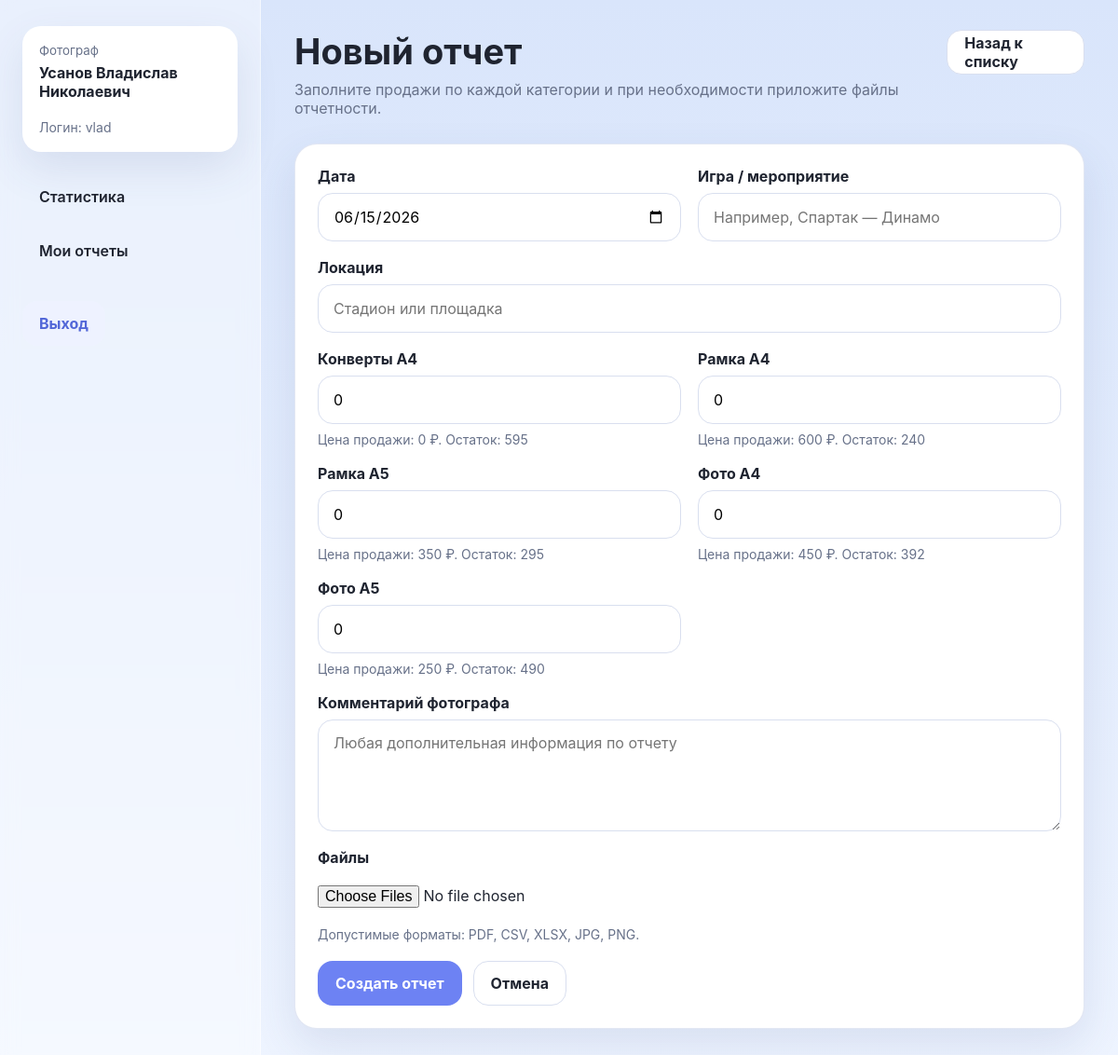
The app's page /reports/new (signed in) with its own data.
### tables this page shows
CREATE TABLE roles (
    id INTEGER PRIMARY KEY AUTOINCREMENT,
    code TEXT NOT NULL UNIQUE,
    name TEXT NOT NULL
);

CREATE TABLE users (
    id INTEGER PRIMARY KEY AUTOINCREMENT,
    login TEXT NOT NULL UNIQUE,
    password_hash TEXT NOT NULL,
    first_name TEXT NOT NULL,
    last_name TEXT NOT NULL,
    middle_name TEXT DEFAULT '',
    role_id INTEGER NOT NULL,
    is_active INTEGER NOT NULL DEFAULT 1,
    created_at TEXT NOT NULL,
    FOREIGN KEY (role_id) REFERENCES roles(id)
);

CREATE TABLE products (
    id INTEGER PRIMARY KEY AUTOINCREMENT,
    code TEXT NOT NULL UNIQUE,
    name TEXT NOT NULL,
    unit_price REAL NOT NULL DEFAULT 0,
    current_stock INTEGER NOT NULL DEFAULT 0,
    is_archived INTEGER NOT NULL DEFAULT 0
);

### routes/reports.py (the view, shortened to what this page needs)
    @app.route("/reports/new", methods=["GET", "POST"])
    @login_required
    @role_required(ROLE_PHOTOGRAPHER)
    def create_report():
        products = get_active_products()
        return render_template("reports/form.html", products=products, mode="create", values={})

### db.py (called while the page is built)
def get_db() -> sqlite3.Connection:
    if "db" not in g:
        g.db = sqlite3.connect(DATABASE)
        g.db.row_factory = sqlite3.Row
        g.db.execute("PRAGMA foreign_keys = ON")
    return g.db

def query_one(query: str, params=()):
    return get_db().execute(query, params).fetchone()

def query_all(query: str, params=()):
    return get_db().execute(query, params).fetchall()

### report_services.py (called while the page is built)
def get_active_products():
    return query_all("SELECT * FROM products WHERE is_archived = 0 ORDER BY name")

### template_helpers.py (called while the page is built)
def register_template_helpers(app):
    @app.context_processor
    def inject_globals():
        return {
            "nav_items": NAV_ITEMS,
            "display_name": display_name,
            "today_iso": date.today().isoformat(),
            "status_label": status_label,
        }
    @app.template_filter("currency")
    def currency_filter(value):
        value = value or 0
        return f"{float(value):,.0f} ₽".replace(",", " ")
    @app.template_filter("shortdate")
    def shortdate_filter(value):
        if not value:
            return "—"
        return datetime.strptime(value, "%Y-%m-%d").strftime("%d.%m.%Y")

### users.py (called while the page is built)
@login_manager.user_loader
def load_user(user_id: str):
    row = query_one(
        """
        SELECT u.*, r.code AS role_code, r.name AS role_name
        FROM users u
        JOIN roles r ON r.id = u.role_id
        WHERE u.id = ? AND u.is_active = 1
        """,
        (user_id,),
    )
    if row is None:
        return None
    return AppUser(row)

def role_required(*roles):
    def decorator(view):
        @wraps(view)
        def wrapped(*args, **kwargs):
            if not current_user.is_authenticated:
                return login_manager.unauthorized()
            if current_user.role_code not in roles:
                abort(403)
            return view(*args, **kwargs)
        return wrapped
    return decorator

def display_name(row) -> str:
    if isinstance(row, sqlite3.Row):
        last_name = row["last_name"]
        first_name = row["first_name"]
        middle_name = row["middle_name"]
        login = row["login"] if "login" in row.keys() else ""
    else:
        last_name = row.get("last_name", "")
        first_name = row.get("first_name", "")
        middle_name = row.get("middle_name", "")
        login = row.get("login", "")
    full = " ".join(part for part in [last_name or "", first_name or "", middle_name or ""] if part).strip()
    return full or login or "Пользователь"

### templates/reports/form.html (shortened to what this page needs)
{% extends 'base.html' %}
{% block content %}
<div class="page-header">
  <div>
    <h1>{% if mode == 'create' %}Новый отчет{% else %}Редактирование отчета{% endif %}</h1>
    <p>Заполните продажи по каждой категории и при необходимости приложите файлы отчетности.</p>
  </div>
  <div class="actions">
    <a class="btn btn-secondary" href="{{ url_for('my_reports') }}">Назад к списку</a>
  </div>
</div>
<form class="card" method="post" enctype="multipart/form-data">
  <div class="form-grid">
    <div class="form-group">
      <label for="report_date">Дата</label>
      <input id="report_date" type="date" name="report_date" value="{{ values.get('report_date', today_iso) }}" required>
    </div>
    <div class="form-group">
      <label for="match_title">Игра / мероприятие</label>
      <input id="match_title" type="text" name="match_title" value="{{ values.get('match_title', '') }}" placeholder="Например, Спартак — Динамо" required>
    </div>
    <div class="form-group full">
      <label for="location">Локация</label>
      <input id="location" type="text" name="location" value="{{ values.get('location', '') }}" placeholder="Стадион или площадка">
    </div>
    {% for product in products %}
      <div class="form-group">
        <label for="product_{{ product.id }}">{{ product.name }}</label>
        <input id="product_{{ product.id }}" type="number" min="0" name="product_{{ product.id }}" value="{{ values.get('product_' ~ product.id, 0) }}" required>
        <span class="help-text">Цена продажи: {{ product.unit_price|currency }}. Остаток: {{ product.current_stock }}</span>
      </div>
    {% endfor %}
    <div class="form-group full">
      <label for="note">Комментарий фотографа</label>
      <textarea id="note" name="note" placeholder="Любая дополнительная информация по отчету">{{ values.get('note', '') }}</textarea>
    </div>
    <div class="form-group full">
      <label for="files">Файлы</label>
      <input id="files" type="file" name="files" multiple>
      <span class="help-text">Допустимые форматы: PDF, CSV, XLSX, JPG, PNG.</span>
    </div>
  </div>
  <div class="actions top-gap">
    <button class="btn" type="submit">{% if mode == 'create' %}Создать отчет{% else %}Сохранить изменения{% endif %}</button>
    <a class="btn btn-secondary" href="{% if mode == 'create' %}{{ url_for('my_reports') }}{% else %}{{ url_for('report_detail', report_id=report.id) }}{% endif %}">Отмена</a>
  </div>
</form>
{% endblock %}

### templates/base.html (shortened to what this page needs)
<!doctype html>
<html lang="ru">
  <head>
    <link rel="stylesheet" href="{{ url_for('static', filename='css/styles.css') }}">
  </head>
  <body>
    {% if current_user.is_authenticated %}
      <div class="layout">
        <aside class="sidebar">
          <div class="user-card">
            <small>{{ current_user.role_name }}</small>
            <strong>{{ current_user.full_name }}</strong>
            <div class="meta top-gap">Логин: {{ current_user.login }}</div>
          </div>
          <nav class="nav">
            {% for endpoint, label in nav_items.get(current_user.role_code, []) %}
              <a href="{{ url_for(endpoint) }}" class="{% if request.endpoint == endpoint %}active{% endif %}">{{ label }}</a>
            {% endfor %}
          </nav>
          <a class="logout-link" href="{{ url_for('logout') }}">Выход</a>
        </aside>
        <main class="content">
          {% block content %}{% endblock %}
        </main>
      </div>
    {% else %}
      {% block auth_content %}{% endblock %}
    {% endif %}
  </body>
</html>

### static/css/styles.css (style rules this page uses)
:root { --bg: #dbe6fb; --panel: #ffffff; --panel-soft: #f4f6fb; --text: #1f2430; --muted: #677189; --accent: #6d82f3; --accent-dark: #5267d8; --danger: #d9534f; --success: #279c6d; --warning: #df9a1a; --border: #d9dfef; --shadow: 0 18px 45px rgba(58, 79, 137, 0.12); --radius: 24px; }
* { box-sizing: border-box; }
html, body { margin: 0; padding: 0; font-family: Inter, Arial, sans-serif; color: var(--text); background: linear-gradient(180deg, #d9e5fb 0%, #eef4ff 100%); }
a { color: inherit; text-decoration: none; }
button, input, textarea, select { font: inherit; }
.layout { display: flex; min-height: 100vh; }
.sidebar { width: 280px; background: rgba(255,255,255,0.42); backdrop-filter: blur(9px); padding: 28px 24px; border-right: 1px solid rgba(255,255,255,0.55); }
.user-card { background: var(--panel); border-radius: 20px; padding: 18px; box-shadow: var(--shadow); margin-bottom: 24px; }
.user-card small { color: var(--muted); display: block; margin-bottom: 6px; }
.nav { display: flex; flex-direction: column; gap: 10px; }
.nav a { padding: 14px 18px; border-radius: 16px; background: transparent; color: var(--text); font-weight: 600; }
.logout-link { margin-top: 30px; display: inline-flex; padding: 14px 18px; border-radius: 16px; background: #eef2ff; color: var(--accent-dark); font-weight: 700; }
.content { flex: 1; padding: 32px 36px 42px; }
.page-header { display: flex; align-items: flex-start; justify-content: space-between; gap: 20px; margin-bottom: 28px; }
.page-header h1 { margin: 0; font-size: 38px; }
.page-header p { margin: 8px 0 0; color: var(--muted); }
.actions { display: flex; gap: 12px; flex-wrap: wrap; }
.btn { display: inline-flex; align-items: center; justify-content: center; gap: 8px; min-height: 48px; padding: 0 18px; border: 1px solid transparent; border-radius: 16px; background: var(--accent); color: white; cursor: pointer; font-weight: 700; }
.btn-secondary { background: var(--panel); color: var(--text); border-color: var(--border); }
.card { background: var(--panel); border-radius: var(--radius); box-shadow: var(--shadow); padding: 24px; border: 1px solid rgba(217, 223, 239, 0.75); }
.form-grid { display: grid; grid-template-columns: 1fr 1fr; gap: 18px; }
.form-group { display: flex; flex-direction: column; gap: 8px; }
.form-group.full { grid-column: 1 / -1; }
label { font-weight: 700; }
input[type="text"], input[type="date"], input[type="number"], input[type="password"], textarea, select { width: 100%; min-height: 52px; padding: 14px 16px; border: 1px solid var(--border); border-radius: 16px; background: white; }
textarea { min-height: 120px; resize: vertical; }
input[type="file"] { padding: 12px 0; }
.help-text { color: var(--muted); font-size: 14px; }
.meta { color: var(--muted); font-size: 14px; }
.top-gap { margin-top: 20px; }

### records on screen
roles: role_name "Фотограф"
users: login "vlad"
products: name "Конверты А4", get "0", unit_price "0 ₽", current_stock "595"
products: name "Рамка A4", get "0", unit_price "600 ₽", current_stock "240"
products: name "Рамка A5", get "0", unit_price "350 ₽", current_stock "295"
products: name "Фото A4", get "0", unit_price "450 ₽", current_stock "392"
products: name "Фото A5", get "0", unit_price "250 ₽", current_stock "490"

### other values on screen
{{ current_user.full_name }} "Усанов Владислав Николаевич"
{{ label }} "Статистика" "Мои отчеты"
